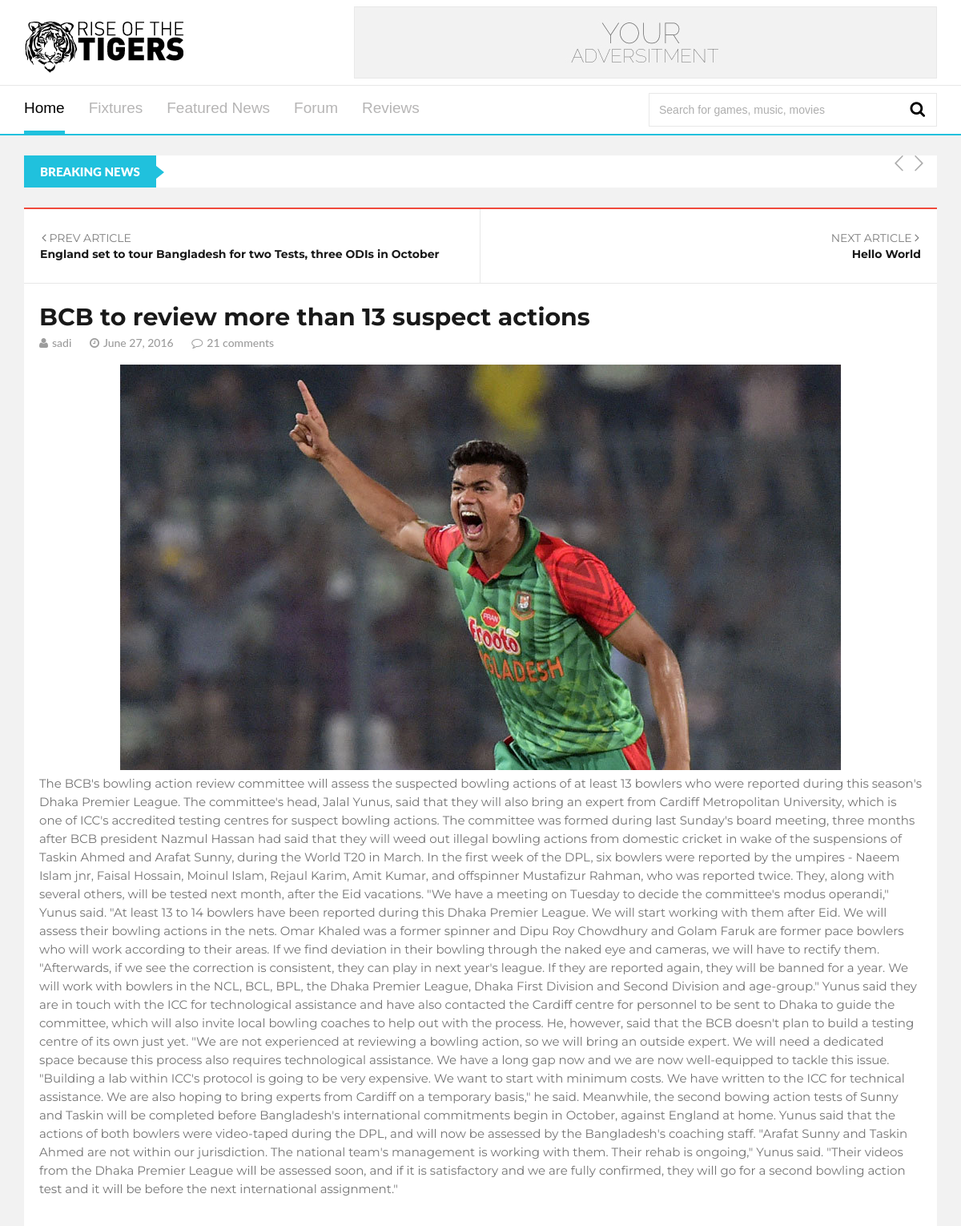
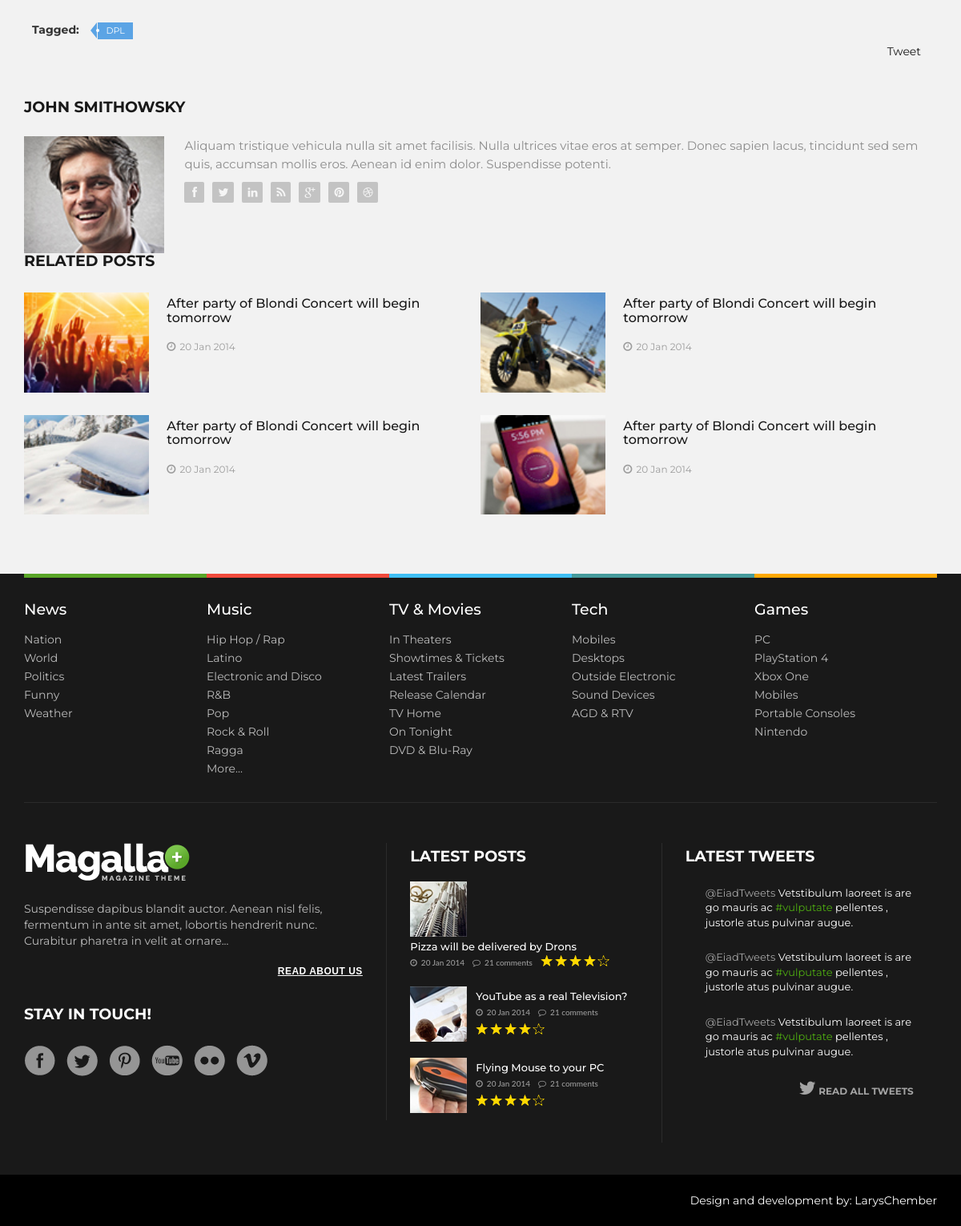
The page /article/bcb-to-review-more-than-13-suspect-actions/ on the database its author committed (2 pictures, top to bottom).
### posts/models.py (models this page shows, shortened)
class Post(models.Model):
    user = models.ForeignKey(settings.AUTH_USER_MODEL, default=1)
    category_post = models.ForeignKey(Category, default=1)
    title = models.CharField(max_length=100)
    slug = AutoSlugField(populate_from='title', unique=True)
    content = models.TextField()
    image = StdImageField(upload_to= '%Y/%m/%d/')
    FEATURED_POST = (
        ('featured', 'Featured Post'),
        ('not', 'Not Featured'),
    )
    TOP_NEWS = (
        ('top', 'Top News'),
        ('not', 'Not'),
    )
    featured_post = models.CharField(max_length=256, choices=FEATURED_POST, default='not')
    top_news = models.CharField(max_length=256, choices=TOP_NEWS, default='not')
    tags = TaggableManager()
    publish = models.DateField(auto_now=False, auto_now_add=False)
    updated = models.DateTimeField(auto_now=True, auto_now_add=False)
    timestamp = models.DateTimeField(auto_now=False, auto_now_add=True)
    def get_absolute_url(self):
        return reverse("article", kwargs={"slug": self.slug})

### posts/views.py (the view)
# urls.py: url(r'^article/(?P<slug>[\w-]+)/$', views.article, name='article'),
def article(request, slug=None):
    post_detail = get_object_or_404(Post, slug=slug)
    context= {
        'details': post_detail
    }
    return render(request, 'posts/article.html', context)

### posts/templates/posts/article.html (shortened to what this page needs)
{% extends 'posts/base.html' %}
{% load staticfiles %}
{% block main %}
    <div class="row">
         <div class="col-md-12">
            <div class="artcl-main float-width">
               <div class="artcl-prev-nxt float-width">
                  <div class="artcl-prev w50 blocky">
                     <a href="{{ details.get_next_by_publish.get_absolute_url }}"><i class="fa fa-angle-left"></i> PREV ARTICLE</a>
                     <p>{{ details.get_next_by_publish.title }}</p>
                  </div>
                  <div class="artcl-nxt w50 blocky text-right">
                     <a href="{{ details.get_previous_by_publish.get_absolute_url }}">NEXT ARTICLE <i class="fa fa-angle-right"></i></a>
                     <p>{{ details.get_previous_by_publish.title }}</p>
                  </div>
               </div>
               <div class="artcl-body float-width">
                  <h2>{{ details.title }}</h2>
                  <h5>
                     <span><i class="fa fa-user"></i>{{ details.user }}</span>
                     <span><i class="fa fa-clock-o"></i>{{ details.publish }}</span>
                     <span><i class="fa fa-comment-o"></i>21 comments</span>
                  </h5>
                  <article class="float-width articl-data">
                     <img alt="" src="{{ details.image.url }}" />
                     <p class="detail-content">
                         {{ details.content }}
                     </p>
                  </article>
               </div>
            </div>
            <div class="artcl-scl float-width">
               <div class="tags">
                    <strong>Tagged:</strong>
                    {% for tag in details.tags.all %}
                      <a href="#" rel="tag">{{ tag.name }}</a>
                    {% empty %}
                        <p>No Tags</p>
                    {% endfor %}
                </div>
               <div class="righty artcl-shr">
                  <ul>
                     <li>
                        <a href="https://twitter.com/share" class="twitter-share-button" data-count="none">Tweet</a>
                     </li>
                  </ul>
               </div>
            </div>
            <div class="author-bio float-width">
               <h3 class="float-width">john smithowsky</h3>
               <div class="author-info">
                  <img alt="" src="img/samples/a2.jpg" />
                  <p>
                     Aliquam tristique vehicula nulla sit amet facilisis. Nulla ultrices vitae eros at semper. Donec sapien lacus, tincidunt sed sem quis, accumsan mollis eros. Aenean id enim dolor. Suspendisse potenti.
                  </p>
                  <ul>
                     <li><a href="#"><i class="fa fa-facebook"></i></a></li>
                     <li><a href="#"><i class="fa fa-twitter"></i></a></li>
                     <li><a href="#"><i class="fa fa-linkedin"></i></a></li>
                     <li><a href="#"><i class="fa fa-rss"></i></a></li>
                     <li><a href="#"><i class="fa fa-google-plus"></i></a></li>
                     <li><a href="#"><i class="fa fa-pinterest"></i></a></li>
                     <li><a href="#"><i class="fa fa-dribbble"></i></a></li>
                  </ul>
               </div>
            </div>
            <div class="artcl-reltd float-width">
               <h3 class="sec-title">RELATED POSTS</h3>
               <div class="reltd-sngl">
                  <img alt="" src="img/samples/e1.jpg">
                  <div class="reltd-sngl-txt">
                     <h3>After party of Blondi Concert will begin tomorrow </h3>
                     <p><i class="fa fa-clock-o"></i>20 Jan 2014</p>
                  </div>
               </div>
               <div class="reltd-sngl">
                  <img alt="" src="img/samples/e2.jpg">
                  <div class="reltd-sngl-txt">
                     <h3>After party of Blondi Concert will begin tomorrow </h3>
                     <p><i class="fa fa-clock-o"></i>20 Jan 2014</p>
                  </div>
               </div>
               <div class="reltd-sngl">
                  <img alt="" src="img/samples/e3.jpg">
                  <div class="reltd-sngl-txt">
                     <h3>After party of Blondi Concert will begin tomorrow </h3>
                     <p><i class="fa fa-clock-o"></i>20 Jan 2014</p>
                  </div>
               </div>
               <div class="reltd-sngl">
                  <img alt="" src="img/samples/e4.jpg">
                  <div class="reltd-sngl-txt">
                     <h3>After party of Blondi Concert will begin tomorrow </h3>
                     <p><i class="fa fa-clock-o"></i>20 Jan 2014</p>
                  </div>
               </div>
            </div>
         </div>
    </div>
{% endblock %}

### static/css/main.css (style rules this page uses)
body { background: #f2f2f2; font-family: 'Montserrat', sans-serif; }
h1, h2, h3, h4, h5, h6 { font-family: 'Montserrat', sans-serif; color: #191919; }
p { font-size: 15px; color: #666666; }
h2 { font-size: 24px; }
a { color: #191919; text-decoration: none; }
.float-width { float: left !important; width: 100% !important; }
.blocky { float: left; display: inline-block; }
.righty { float: right !important; }
h3.sec-title { font-size: 19px; font-weight: 700; text-transform: uppercase; margin: 0 0 19px 0; }
.w50 { width: 50% !important; }
.artcl-main { background: #ffffff; margin: 0 0 20px 0; padding: 0 0 20px 0; border-top: 2px solid #f04a3c; }
.artcl-prev-nxt { border-bottom: 1px solid #e8e8e8; margin-bottom: 25px; }
.artcl-prev, .artcl-nxt { padding: 26px 20px; }
.artcl-prev i { font-size: 16px; margin-left: 2px; }
.artcl-nxt i { font-size: 16px; margin-right: 2px; }
.artcl-prev { border-right: 1px solid #e8e8e8; }
.artcl-prev a, .artcl-nxt a { font-size: 14px; text-transform: uppercase; color: #7e7e7e; margin: 0 0; }
.artcl-prev p, .artcl-nxt p { font-size: 14px; font-weight: 700; color: #191919; margin: 0 0; }
.artcl-body { padding: 0 19px; }
.artcl-body h2 { margin: 0 0 8px 0; font-size: 30px; font-weight: 700; }
.artcl-body h5 { font-family: 'Lato', sans-serif; font-size: 14px; color: #9c9c9c; margin: 0; }
.artcl-body h5 span { margin-right: 19px; }
.artcl-body h5 span i { margin-right: 5px; }
.articl-data { margin: 20px 0 0 0; }
.articl-data img { display: block; max-width: 100%; margin: 0 auto; }
.articl-data p { float: left; font-size: 15px; color: #747474; line-height: 23px; }
.artcl-scl { margin: 7px 0 25px 10px; }
.artcl-shr ul { float: left; list-style: none; padding: 0; margin: 0; }
.artcl-shr ul li { display: inline; float: left; margin-right: 10px; }
.author-bio { position: relative; }
.author-bio h3 { font-size: 19px; font-weight: 700; text-transform: uppercase; margin: 25px 0; }
.author-info img { width: 15.38461538461538%; float: left; margin-right: 25px; }
.author-info p { width: 80.45822102425876%; float: left; font-size: 15px; color: #8c8c8c; line-height: 23px; margin: 0; }
.author-info ul { list-style: none; float: left; margin: 11px 0 0 0; padding: 0; }
.author-info ul li { float: left; display: inline-block; margin-right: 10px; }
.author-info ul li a { float: left; background: #5a5a5a; color: #ffffff; padding: 3px 7px; text-align: center; min-width: 25px; opacity: 0.3; border-radius: 2px; -webkit-transition: all 0.2s ease-in-out; -moz-transition: all 0.2s ease-in-out; -o-transition: all 0.2s ease-in-out; transition: all 0.2s ease-in-out; }
.artcl-reltd { margin-bottom: 20px; }
.reltd-sngl { float: left; width: 50%; margin: 9px 0 19px 0; }
.reltd-sngl img { float: left; width: 27.43589743589744%; margin-right: 3.846153846153846%; }
.reltd-sngl-txt { float: left; width: 68.71794871794871%; }
.reltd-sngl-txt h3 { font-size: 16px; color: #191919; font-weight: 500; margin: 5px 0; max-height: 34px; overflow: hidden; }
.reltd-sngl-txt p { font-size: 12px; color: #9c9c9c; margin: 20px 0 0 0; }
.reltd-sngl-txt p i { margin-right: 5px; font-size: 13px; }

### rows shown on the page
Post: get_next_by_publish "England set to tour Bangladesh for two Tests, three ODIs in October", get_previous_by_publish "Hello World", title "BCB to review more than 13 suspect actions", user "sadi", publish "June 27, 2016", image (picture), content "The BCB's bowling action review committee will assess the suspected bowling actions of at least 13 bowlers who were reported during this season's Dhaka Premier League. The committee's head, Jalal Yunus, said that they will also bring an expert from Cardiff Metropolitan University, which is one of ICC's accredited testing centres for suspect bowling actions. The committee was formed during last Sunday's board meeting, three months after BCB president Nazmul Hassan had said that they will weed out illegal bowling actions from domestic cricket in wake of the suspensions of Taskin Ahmed and Arafat Sunny, during the World T20 in March. In the first week of the DPL, six bowlers were reported by…"
Tag: name "DPL"
